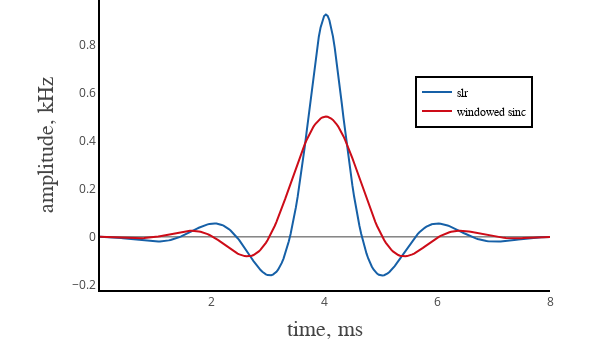

The code cell stored with this chart in its notebook:
### Code cell
%get t --from Octave
%get rfscale_rf --from Octave
%get rfscale_rfw --from Octave

re = go.Scatter(
    x = t,
    y = rfscale_rf,
    name = 'slr',
    text = 'slr',
    hoverinfo = 'x+y+text', 
    line = dict(
        color = ('rgb(22, 96, 167)'),
        ),
)

im = go.Scatter(
    x = t,
    y = rfscale_rfw,
    name = 'windowed sinc',
    text = 'windowed sinc',
    hoverinfo = 'x+y+text',
    line = dict(
        color = ('rgb(205, 12, 24)'),
        ),
)

data = [re, im]

layout = go.Layout(
    width=600,
    height=350,
    margin=go.layout.Margin(
        l=100,
        r=50,
        b=60,
        t=0,
    ),
    xaxis=dict(
        showgrid=False,
        linecolor='black',
        linewidth=2
    ),
    yaxis=dict(
        showgrid=False,
        linecolor='black',
        linewidth=2
    ),
    annotations=[
        dict(
            x=0.5004254919715793,
            y=-0.18,
            showarrow=False,
            text='time, ms',
            font=dict(
                family='Times New Roman',
                size=22
            ),
            xref='paper',
            yref='paper'
        ),
        dict(
            x=-0.15,
            y=0.5,
            showarrow=False,
            text='amplitude, kHz',
            font=dict(
                family='Times New Roman',
                size=22
            ),
            textangle=-90,
            xref='paper',
            yref='paper'
        ),
    ],
    legend=dict(
        x=0.70,
        y=0.65,
        traceorder='normal',
        font=dict(
            family='Times New Roman',
            size=12,
            color='#000'
        ),
        bordercolor='#000000',
        borderwidth=2
    )
)

fig = dict(data=data, layout=layout)

iplot(fig, filename = 'basic-line', config = config)

### Figure 1 — Plotly figure (JSON) as saved in the notebook; plotly's stock layout.template omitted (floating-point values rounded to 4 significant figures; data arrays with more than 128 entries replaced by an {"elided": "..."} marker saying what was removed)
{"data": [{"hoverinfo": "x+y+text", "line": {"color": "rgb(22, 96, 167)"}, "name": "slr", "text": "slr", "type": "scatter", "uid": "13b92a90-b147-4449-b955-b89c48361e0b", "x": {"elided": "256 float values"}, "y": {"elided": "256 float values"}}, {"hoverinfo": "x+y+text", "line": {"color": "rgb(205, 12, 24)"}, "name": "windowed sinc", "text": "windowed sinc", "type": "scatter", "uid": "471ea4e1-7229-4908-b856-f11285d69737", "x": {"elided": "256 float values"}, "y": {"elided": "256 float values"}}], "layout": {"annotations": [{"font": {"family": "Times New Roman", "size": 22}, "showarrow": false, "text": "time, ms", "x": 0.5004, "xref": "paper", "y": -0.18, "yref": "paper"}, {"font": {"family": "Times New Roman", "size": 22}, "showarrow": false, "text": "amplitude, kHz", "textangle": -90, "x": -0.15, "xref": "paper", "y": 0.5, "yref": "paper"}], "height": 350, "legend": {"bordercolor": "#000000", "borderwidth": 2, "font": {"color": "#000", "family": "Times New Roman", "size": 12}, "traceorder": "normal", "x": 0.7, "y": 0.65}, "margin": {"b": 60, "l": 100, "r": 50, "t": 0}, "width": 600, "xaxis": {"linecolor": "black", "linewidth": 2, "showgrid": false}, "yaxis": {"linecolor": "black", "linewidth": 2, "showgrid": false}}}
